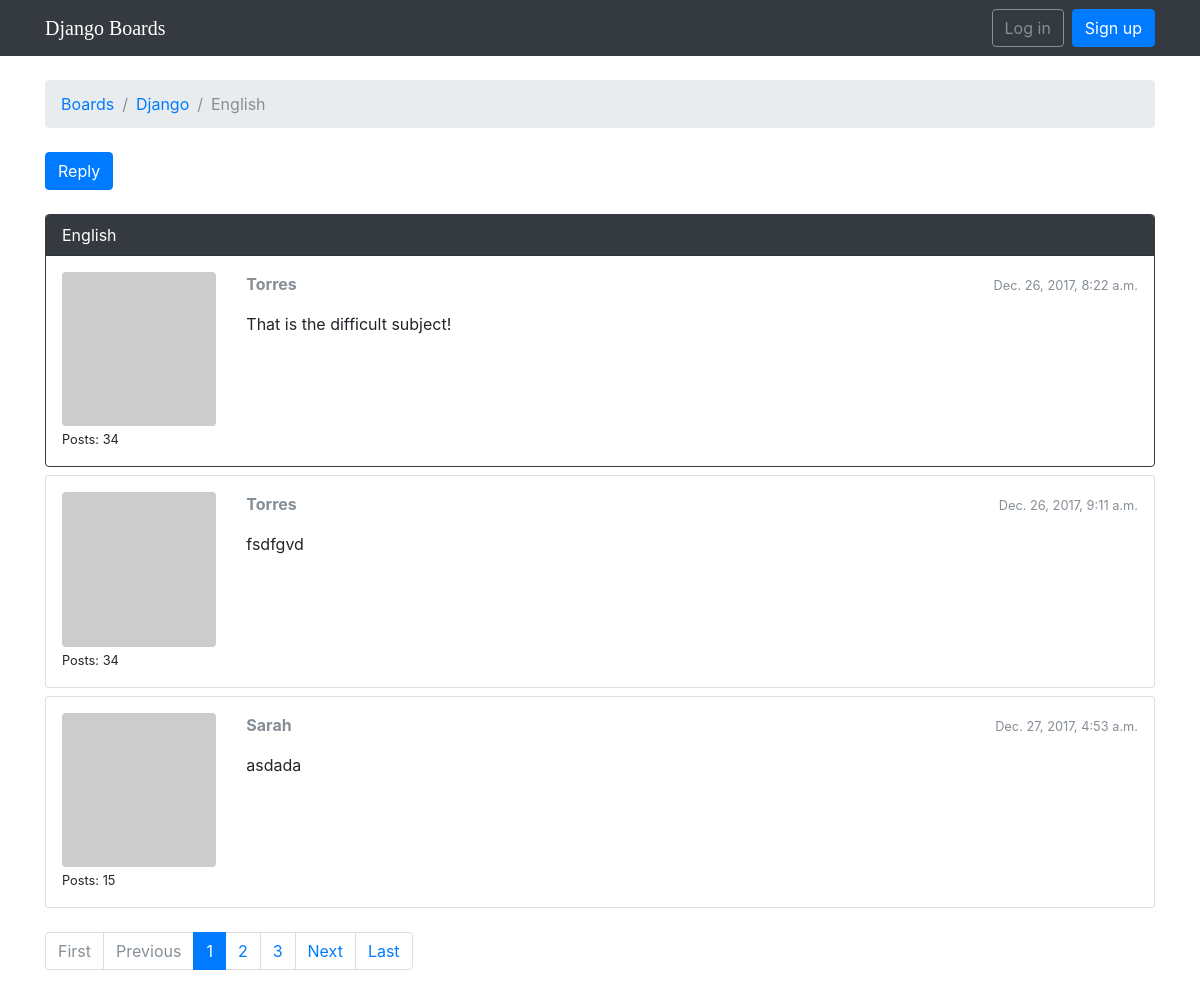
The app's page /boards/1/topics/20/ with its own data.
### boards/models.py (models this page shows, shortened)
class Topic(models.Model):
    subject = models.CharField(max_length=255)
    last_updated = models.DateTimeField(auto_now_add=True)
    board = models.ForeignKey(Board, related_name='topics', on_delete=models.CASCADE)
    starter = models.ForeignKey(User, related_name='topics', on_delete=models.CASCADE)
    views = models.PositiveIntegerField(default=0)

class Board(models.Model):
    name = models.CharField(max_length=30, unique=True)
    description = models.CharField(max_length=100)

class Post(models.Model):
    message = models.TextField(max_length=4000)
    topic = models.ForeignKey(Topic, related_name='posts', on_delete=models.CASCADE)
    created_at = models.DateTimeField(auto_now_add=True)
    updated_at = models.DateTimeField(null=True)
    created_by = models.ForeignKey(User, related_name='posts', on_delete=models.CASCADE)
    updated_by = models.ForeignKey(User, null=True, related_name='+', on_delete=models.CASCADE)
    def get_message_as_markdown(self):
        return mark_safe(markdown(self.message, safe_mode='escape'))

### boards/views.py (the view)
# urls.py: url(r'^boards/(?P<pk>\d+)/topics/(?P<topic_pk>\d+)/$', views.PostListView.as_view(), name='topic_posts'),
class PostListView(ListView):
    model = Post
    context_object_name = 'posts'
    template_name = 'topic_posts.html'
    paginate_by = 3
    def get_context_data(self, **kwargs):
        session_key = 'viewed_topic_{}'.format(self.topic.pk)  # <-- here
        if not self.request.session.get(session_key, False):
            self.topic.views += 1
            self.topic.save()
            self.request.session[session_key] = True           # <-- until here
        kwargs['topic'] = self.topic
        return super().get_context_data(**kwargs)
    def get_queryset(self):
        self.topic = get_object_or_404(Topic, board__pk=self.kwargs.get('pk'), pk=self.kwargs.get('topic_pk'))
        queryset = self.topic.posts.order_by('created_at')
        return queryset

### boards/templatetags/gravatar.py (called while the page is built)
@register.filter
def gravatar(user):
    email = user.email.lower().encode('utf-8')
    default = 'mm'
    size = 256
    url = 'https://www.gravatar.com/avatar/{md5}?{params}'.format(
        md5=hashlib.md5(email).hexdigest(),
        params=urlencode({'d': default, 's': str(size)})
    )
    return url

### templates/topic_posts.html (shortened to what this page needs)
{% extends 'base.html' %}
{% load gravatar %}
{% block breadcrumb %}
  <li class="breadcrumb-item"><a href="{% url 'home' %}">Boards</a></li>
  <li class="breadcrumb-item"><a href="{% url 'board_topics' topic.board.pk %}">{{ topic.board.name }}</a></li>
  <li class="breadcrumb-item active">{{ topic.subject }}</li>
{% endblock %}
{% block content %}
  <div class="mb-4">
    <a href="{% url 'reply_topic' topic.board.pk topic.pk %}" class="btn btn-primary" role="button">Reply</a>
  </div>
  {% for post in posts %}
    <div id="{{ post.pk }}" class="card {% if forloop.last %}mb-4{% else %}mb-2{% endif %} {% if forloop.first %}border-dark{% endif %}">
      {% if forloop.first %}
        <div class="card-header text-white bg-dark py-2 px-3">{{ topic.subject }}</div>
      {% endif %}
      <div class="card-body p-3">
        <div class="row">
          <div class="col-2">
            <img src="{{ post.created_by|gravatar }}" alt="{{ post.created_by.username }}" class="w-100 rounded">
            <small>Posts: {{ post.created_by.posts.count }}</small>
          </div>
          <div class="col-10">
            <div class="row mb-3">
              <div class="col-6">
                <strong class="text-muted">{{ post.created_by.username }}</strong>
              </div>
              <div class="col-6 text-right">
                <small class="text-muted">{{ post.created_at }}</small>
              </div>
            </div>
            {{ post.get_message_as_markdown }}
          </div>
        </div>
      </div>
    </div>
  {% endfor %}
{% include 'includes/pagination.html' %}
{% endblock %}

### templates/base.html (shortened to what this page needs)
{% load static %}<!DOCTYPE html>
<html>
  <head>
    <link rel="stylesheet" href="{% static 'css/bootstrap.min.css' %}">
    <link rel="stylesheet" href="{% static 'css/app.css' %}">
    <link rel="stylesheet" href="https://cdn.jsdelivr.net/simplemde/latest/simplemde.min.css">
  </head>
  <body>
    {% block body %}
      <nav class="navbar navbar-expand-sm navbar-dark bg-dark">
        <div class="container">
          <a class="navbar-brand" href="{% url 'home' %}">Django Boards</a>
          <div class="collapse navbar-collapse" id="mainMenu">
            {% if user.is_authenticated %}
              <ul class="navbar-nav ml-auto">
                <li class="nav-item dropdown">
                  <a class="nav-link dropdown-toggle" href="#" id="userMenu" data-toggle="dropdown" aria-haspopup="true" aria-expanded="false">
                    {{ user.username }}
                  </a>
                  <div class="dropdown-menu dropdown-menu-right" aria-labelledby="userMenu">
                    <a class="dropdown-item" href="{% url 'my_account' %}">My account</a>
                    <a class="dropdown-item" href="{% url 'password_change' %}">Change password</a>
                    <div class="dropdown-divider"></div>
                    <a class="dropdown-item" href="{% url 'logout' %}">Log out</a>
                  </div>
                </li>
              </ul>
            {% else %}
              <form class="form-inline ml-auto">
                <a href="{% url 'login' %}" class="btn btn-outline-secondary">Log in</a>
                <a href="{% url 'signup' %}" class="btn btn-primary ml-2">Sign up</a>
              </form>
            {% endif %}
          </div>
        </div>
      </nav>
      <div class="container">
        <ol class="breadcrumb my-4">
          {% block breadcrumb %}
          {% endblock %}
        </ol>
        {% block content %}
        {% endblock %}
      </div>
    {% endblock body %}
  </body>
</html>

### templates/includes/pagination.html (shortened to what this page needs)
{% if is_paginated %}
  <nav aria-label="Topics pagination" class="mb-4">
    <ul class="pagination">
      {% if page_obj.number > 1 %}
        <li class="page-item">
          <a class="page-link" href="?page=1">First</a>
        </li>
      {% else %}
        <li class="page-item disabled">
          <span class="page-link">First</span>
        </li>
      {% endif %}
      {% if page_obj.has_previous %}
        <li class="page-item">
          <a class="page-link" href="?page={{ page_obj.previous_page_number }}">Previous</a>
        </li>
      {% else %}
        <li class="page-item disabled">
          <span class="page-link">Previous</span>
        </li>
      {% endif %}
      {% for page_num in paginator.page_range %}
        {% if page_obj.number == page_num %}
          <li class="page-item active">
            <span class="page-link">
              {{ page_num }}
            </span>
          </li>
        {% elif page_num > page_obj.number|add:'-3' and page_num < page_obj.number|add:'3' %}
          <li class="page-item">
            <a class="page-link" href="?page={{ page_num }}">{{ page_num }}</a>
          </li>
        {% endif %}
      {% endfor %}
      {% if page_obj.has_next %}
        <li class="page-item">
          <a class="page-link" href="?page={{ page_obj.next_page_number }}">Next</a>
        </li>
      {% else %}
        <li class="page-item disabled">
          <span class="page-link">Next</span>
        </li>
      {% endif %}
      {% if page_obj.number != paginator.num_pages %}
        <li class="page-item">
          <a class="page-link" href="?page={{ paginator.num_pages }}">Last</a>
        </li>
      {% else %}
        <li class="page-item disabled">
          <span class="page-link">Last</span>
        </li>
      {% endif %}
    </ul>
  </nav>
{% endif %}

### static/css/app.css (style rules this page uses)
.navbar-brand { font-family: 'Monoton', cursive; }

### records on screen
Topic: board.name "Django", subject "English"
Post: created_by.posts.count "34", created_by.username "Torres", created_at "Dec. 26, 2017, 8:22 a.m.", get_message_as_markdown "That is the difficult subject!"
Post: created_by.posts.count "34", created_by.username "Torres", created_at "Dec. 26, 2017, 9:11 a.m.", get_message_as_markdown "fsdfgvd"
Post: created_by.posts.count "15", created_by.username "Sarah", created_at "Dec. 27, 2017, 4:53 a.m.", get_message_as_markdown "asdada"

### other values on screen
{{ page_num }} "1"
{{ page_num }} "2" "3"
